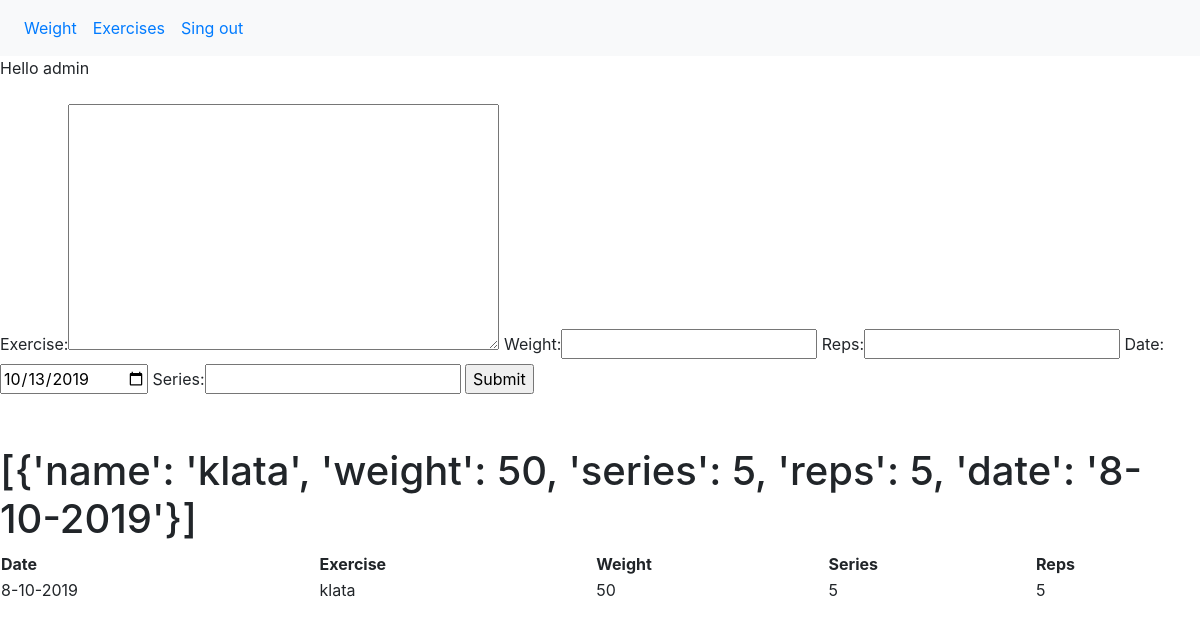
The app's page /exercises/ (signed in), older data.
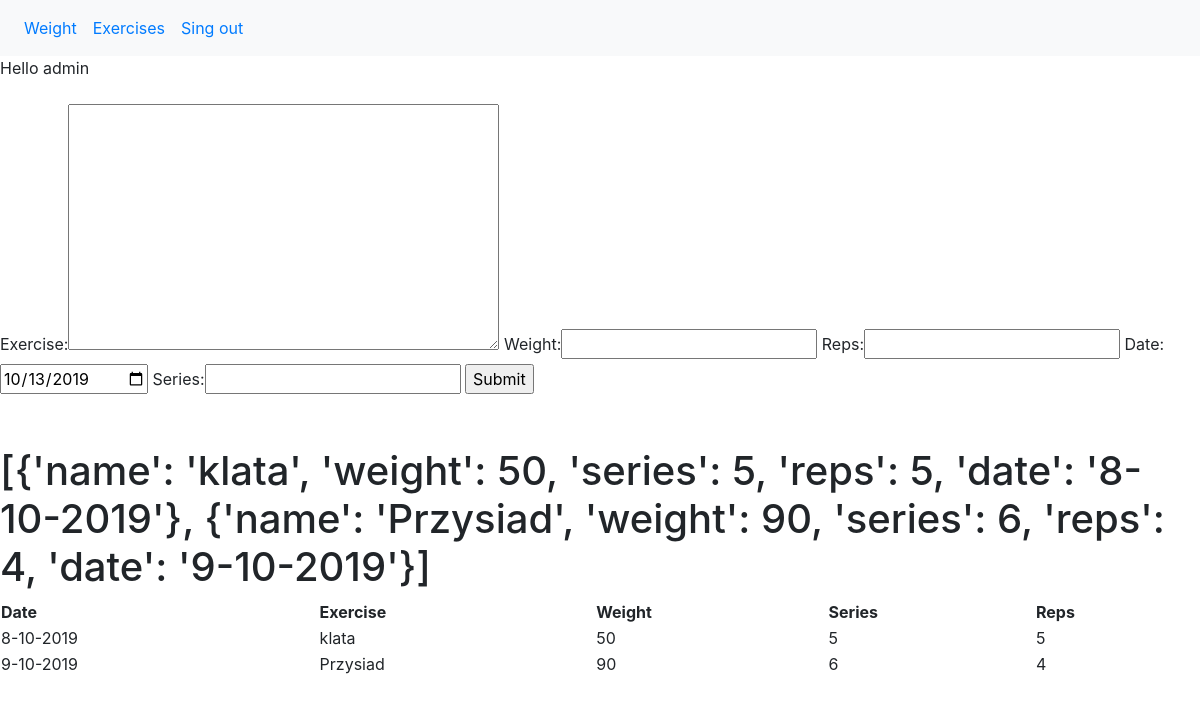
The same page, newer data.
### exercises/models.py (models this page shows, shortened)
class Exercise(models.Model):
    username = models.ForeignKey(User, on_delete=models.CASCADE)
    exercise = models.TextField()
    weight = models.DecimalField(max_digits=4, decimal_places=1, validators=[MinValueValidator(0)])
    series = models.DecimalField(max_digits=4, decimal_places=1, validators=[MinValueValidator(0)])
    reps = models.DecimalField(max_digits=4, decimal_places=1, validators=[MinValueValidator(0)])
    date = models.DateField(default=date.today)

### exercises/views.py (the view, shortened to what this page needs)
# urls.py: path('', views.add_exercise, name='add_exercise'),
def add_exercise(request):
    instance = Exercise(username=request.user, date=timezone.now())
    form = ExerciseForm(data=request.POST, instance=instance)
    return render(request, 'exercises/exercises.html', display_exercises(request))

### exercises/forms.py
class ExerciseForm(forms.ModelForm):
    class Meta:
        model = Exercise
        widgets = {'date': DateInput()}
        fields = {'exercise', 'weight', 'series', 'reps', 'date'}

### exercises/views.py (called while the page is built)
def display_exercises(request):  # return a dictionary containing every user's exercise
    form = ExerciseForm()
    exercises = Exercise.objects.filter(username=request.user)
    exercises_list = []
    for exercise in exercises:
        exercises_list.append({"name": exercise.exercise, "weight": int(exercise.weight),
                               "series": int(exercise.series), "reps": int(exercise.reps),
                               "date": str(exercise.date.day) + "-" + str(exercise.date.month)
                                + "-" + str(exercise.date.year)})
    args = {'form': form, 'exercises_list': exercises_list, 'title': 'exercises'}
    return args

### exercises/templates/exercises/exercises.html (shortened to what this page needs)
{% extends "weight/base.html" %}
{% block content %}
<body>
    <link rel="stylesheet" type="text/css" href="https://cdn.datatables.net/v/dt/dt-1.10.20/datatables.min.css"/>
    Hello {{ user.username }}
    <br><br>
    <form method="post">
        {{ form }}
        <input type="submit" value="Submit">
    </form>
    <br><br>
    <h1>{{ exercises_list }}</h1>
    <table id="exerciseTable" class="display" style="width:100%">
        <thead>
            <tr>
                <th>Date</th>
                <th>Exercise</th>
                <th>Weight</th>
                <th>Series</th>
                <th>Reps</th>
            </tr>
        </thead>
        <tbody>
            {% for exercise in exercises_list %}
            <tr>
                <td>{{ exercise.date }}</td>
                <td>{{ exercise.name }}</td>
                <td>{{ exercise.weight }}</td>
                <td>{{ exercise.series }}</td>
                <td>{{ exercise.reps }}</td>
            </tr>
            {% endfor %}
        </tbody>
    </table>
</body>
{% endblock content %}

### weight/templates/weight/base.html (shortened to what this page needs)
<!DOCTYPE html>
<html lang="en">
  <head>
      <link rel="stylesheet" href="https://maxcdn.bootstrapcdn.com/bootstrap/4.3.1/css/bootstrap.min.css">
  </head>
  <body>
    {% if user.is_authenticated %}
      <nav class="navbar navbar-expand-sm bg-light">
        <ul class="navbar-nav">
          <li class="nav-item">
            <a class="nav-link" href="#">Weight</a>
          </li>
          <li class="nav-item">
            <a class="nav-link" href="#">Exercises</a>
          </li>
          <li class="nav-item">
            <a class="nav-link" href="#">Sing out</a>
          </li>
        </ul>
      </nav>
    {% endif %}
  {% block content %}{% endblock %}
  </body>
</html>

Row changes from the older to the newer data that the page shows:
added Exercise: date "9-10-2019", name "Przysiad", weight "90", series "6", reps "4"
Text that changed along with them:
{{ exercises_list }}: "[{'name': 'klata', 'weight': 50, 'series': 5, 'reps': 5, 'date': '8-10-2019'}]" → "[{'name': 'klata', 'weight': 50, 'series': 5, 'reps': 5, 'date': '8-10-2019'}, {'name': 'Przysiad', 'weight': 90, 'series': 6, 'reps': 4, 'date': '9-10-2019'}]"
